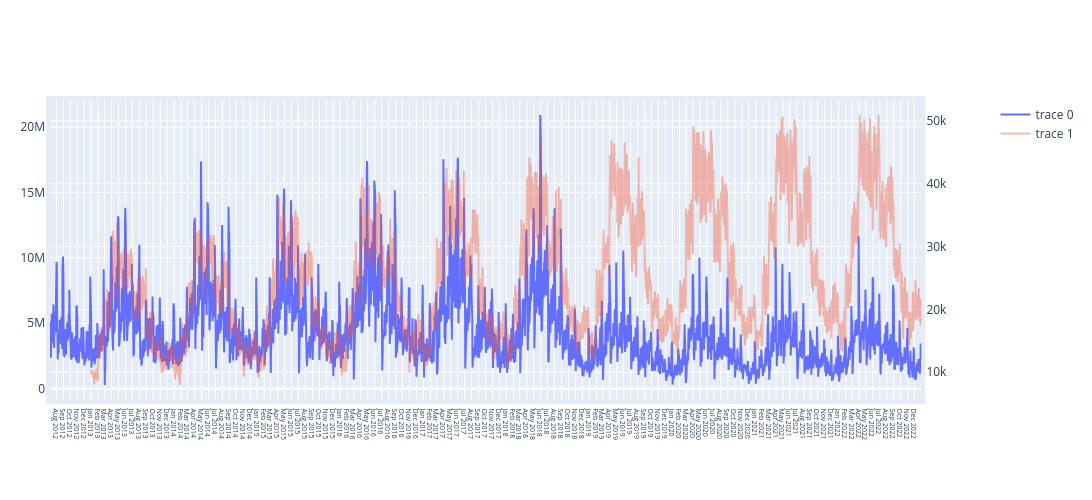

The code cell stored with this chart in its notebook:
### Code cell
fig = make_subplots(specs=[[{"secondary_y": True}]])
fig.add_trace(go.Scatter(x=files['sales']['Date'], y=files['sales']['Revenue'], mode='lines'))
fig.add_trace(go.Scatter(x=files['web_traffic']['date'], y=files['web_traffic']['sessions'], mode='lines', opacity=0.4), secondary_y=True)

fig.update_xaxes(
    tickformat="%b %Y",  # Result: "Jan 2023"
    dtick="M1",           # Forces a tick at every 1 month interval
    tickfont=dict(size=7) 
)

fig.update_layout(
    autosize=False,
    width=1300,
    height=500,
    margin=dict(l=50, r=50, b=100, t=100, pad=4) # Optional: adjust margins
)

fig.show()

### Figure 1 — Plotly figure (JSON) as saved in the notebook; plotly's stock layout.template omitted (floating-point values rounded to 4 significant figures; data arrays with more than 128 entries replaced by an {"elided": "..."} marker saying what was removed)
{"data": [{"mode": "lines", "type": "scatter", "x": {"elided": "3833 str values"}, "y": {"elided": "3833 float values"}}, {"mode": "lines", "opacity": 0.4, "type": "scatter", "x": {"elided": "3652 str values"}, "xaxis": "x", "y": {"elided": "3652 int values"}, "yaxis": "y2"}], "layout": {"autosize": false, "height": 500, "margin": {"b": 100, "l": 50, "pad": 4, "r": 50, "t": 100}, "width": 1300, "xaxis": {"anchor": "y", "domain": [0, 0.94], "dtick": "M1", "tickfont": {"size": 7}, "tickformat": "%b %Y"}, "yaxis": {"anchor": "x", "domain": [0, 1]}, "yaxis2": {"anchor": "x", "overlaying": "y", "side": "right"}}}
